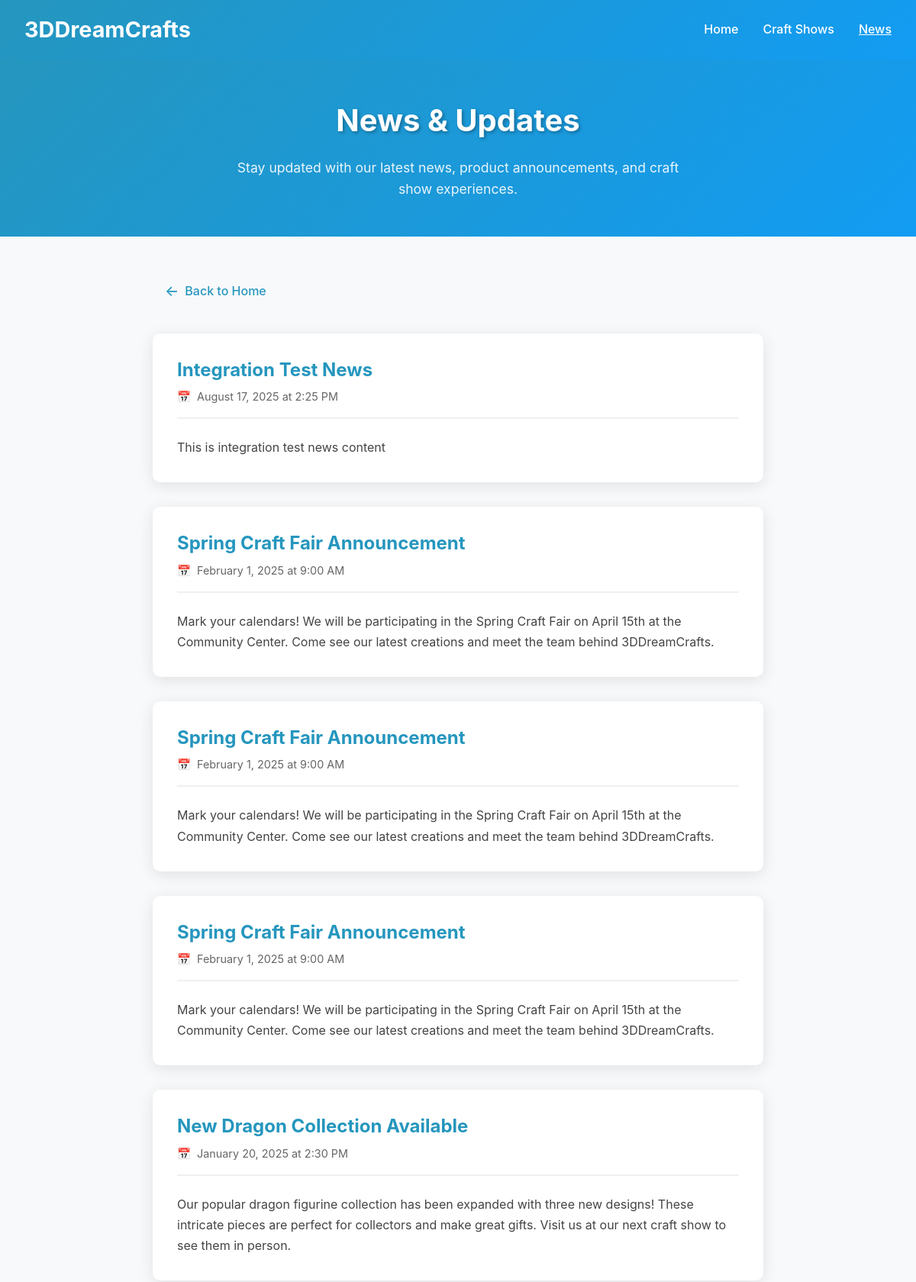
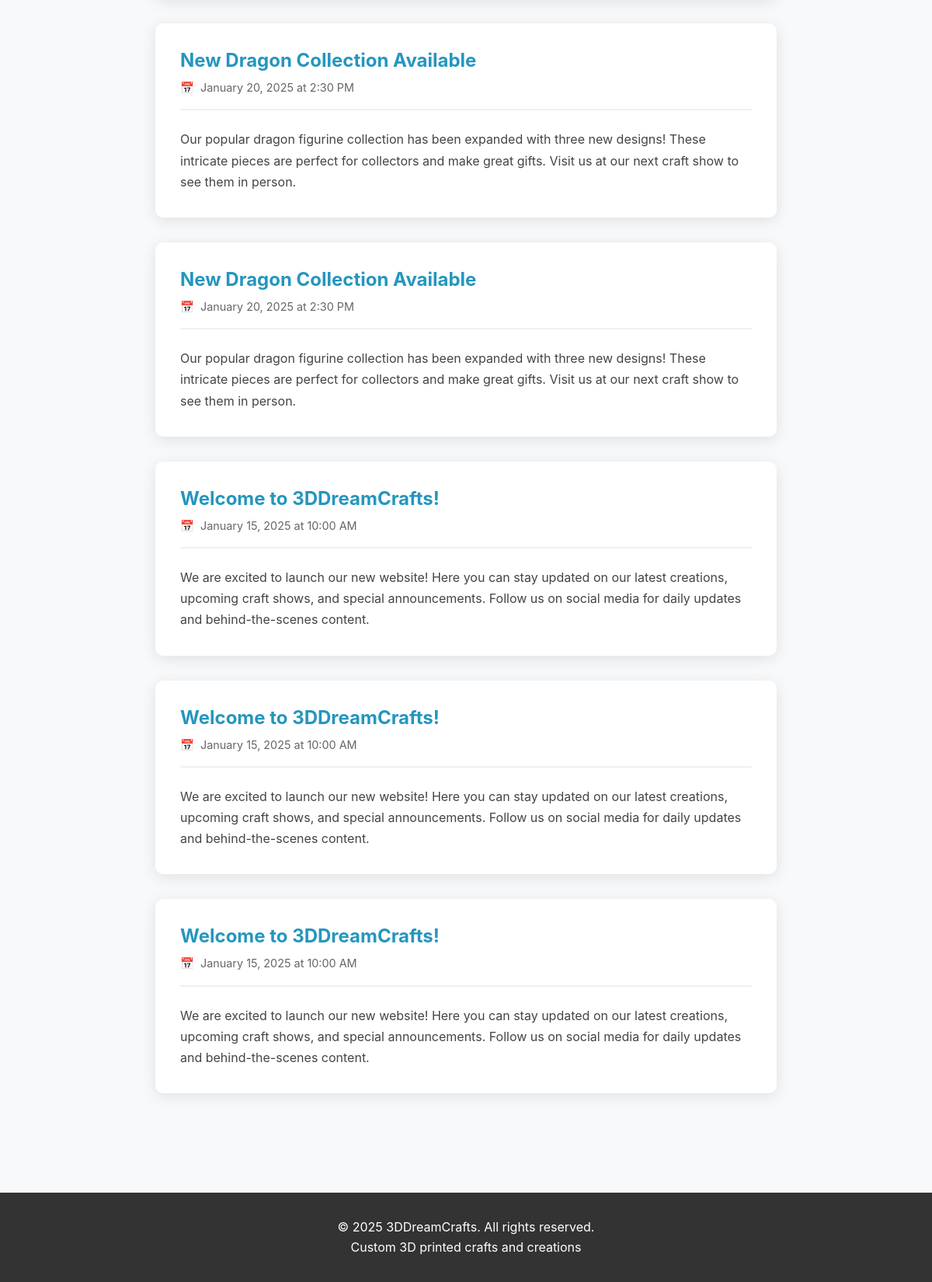
Page /news.php on the committed database (2 pictures, top to bottom).
### tables this page shows
CREATE TABLE news_articles (
            id INTEGER PRIMARY KEY AUTOINCREMENT,
            title TEXT NOT NULL,
            content TEXT NOT NULL,
            published_date DATETIME DEFAULT CURRENT_TIMESTAMP,
            is_published BOOLEAN DEFAULT 1,
            created_at DATETIME DEFAULT CURRENT_TIMESTAMP,
            updated_at DATETIME DEFAULT CURRENT_TIMESTAMP
        );

### includes/database.php (called while the page is built, shortened)
<?php
require_once __DIR__ . '/config.php';
class DatabaseManager {
    private static $instance = null;
    private $connection = null;
    public static function getInstance() {
        if (self::$instance === null) {
            self::$instance = new self();
        }
        return self::$instance;
    }
    private function connect() {
        try {
            $dbDir = dirname(DB_PATH);
            $this->connection = new PDO('sqlite:' . DB_PATH);
            $this->connection->setAttribute(PDO::ATTR_ERRMODE, PDO::ERRMODE_EXCEPTION);
            $this->connection->exec('PRAGMA foreign_keys = ON');
            $this->connection->exec('PRAGMA journal_mode = WAL');
            $this->connection->exec('PRAGMA synchronous = NORMAL');
        } catch (PDOException $e) {
            throw new Exception("Database connection failed: " . $e->getMessage());
        }
    }
    public function query($sql, $params = []) {
        try {
            $stmt = $this->connection->prepare($sql);
            $stmt->execute($params);
            return $stmt->fetchAll(PDO::FETCH_ASSOC);
        } catch (PDOException $e) {
            $this->logError("Query failed", $sql, $params, $e);
            throw new Exception("Database query failed: " . $e->getMessage());
        }
    }
    public function queryOne($sql, $params = []) {
        $result = $this->query($sql, $params);
        return !empty($result) ? $result[0] : null;
    }
}

### includes/config.php (called while the page is built, shortened)
<?php
class ConfigManager {
    private static $instance = null;
    private $settings = [];
    private $loaded = false;
    public static function getInstance() {
        if (self::$instance === null) {
            self::$instance = new self();
        }
        return self::$instance;
    }
    public function loadSettings() {
        if ($this->loaded) {
            return;
        }
        try {
            $db = DatabaseManager::getInstance();
            $result = $db->query("SELECT setting_name, setting_value FROM settings");
            foreach ($result as $row) {
                $this->settings[$row['setting_name']] = $row['setting_value'];
            }
            $this->loaded = true;
        } catch (Exception $e) {
            $this->loadDefaultSettings();
        }
    }
    public function get($key, $default = null) {
        return isset($this->settings[$key]) ? $this->settings[$key] : $default;
    }
}
?>

### includes/cache.php (called while the page is built, shortened)
<?php
class CacheManager {
    private static $instance = null;
    private $cacheDir;
    private function __construct() {
        $this->cacheDir = __DIR__ . '/../cache/';
    }
    public static function getInstance() {
        if (self::$instance === null) {
            self::$instance = new self();
        }
        return self::$instance;
    }
    private function ensureCacheDirectory() {
        $htaccessPath = $this->cacheDir . '.htaccess';
    }
    private function generateKey($key) {
        return md5($key);
    }
    private function getCacheFilePath($key) {
        return $this->cacheDir . $this->generateKey($key) . '.cache';
    }
    public function set($key, $data, $ttl = null) {
        try {
            $cacheData = [
                'data' => $data,
                'expires' => time() + $ttl,
                'created' => time()
            ];
            $filePath = $this->getCacheFilePath($key);
            $serialized = serialize($cacheData);
            $tempPath = $filePath . '.tmp';
            if (file_put_contents($tempPath, $serialized, LOCK_EX) !== false) {
                return rename($tempPath, $filePath);
            }
            return false;
        } catch (Exception $e) {
            error_log("Cache set failed for key '$key': " . $e->getMessage());
            return false;
        }
    }
    public function get($key) {
        try {
            $filePath = $this->getCacheFilePath($key);
            if (!file_exists($filePath)) {
                return null;
            }
            $content = file_get_contents($filePath);
            $cacheData = unserialize($content);
            return $cacheData['data'];
        } catch (Exception $e) {
            error_log("Cache get failed for key '$key': " . $e->getMessage());
            return null;
        }
    }
    public function remember($key, $callback, $ttl = null) {
        $data = $this->get($key);
        $data = $callback();
        return $data;
    }
}
class ContentCache {
    private $cache;
    private $contentTTL = 1800;
    private $settingsTTL = 3600;
    public function __construct() {
        $this->cache = CacheManager::getInstance();
    }
    public function getNewsWithPagination($callback, $page = 1, $perPage = 10) {
        $key = "news_page_{$page}_{$perPage}";
        return $this->cache->remember($key, $callback, $this->contentTTL);
    }
    public function getSettings($callback) {
        return $this->cache->remember('site_settings', $callback, $this->settingsTTL);
    }
}

### includes/content.php (called while the page is built, shortened)
<?php
require_once __DIR__ . '/database.php';
require_once __DIR__ . '/config.php';
require_once __DIR__ . '/cache.php';
class ContentManager {
    protected $db;
    protected $config;
    protected $contentCache;
    public function __construct() {
        $this->db = DatabaseManager::getInstance();
        $this->config = ConfigManager::getInstance();
        $this->contentCache = new ContentCache();
    }
    public function getNewsWithPagination($page = 1, $perPage = null) {
        if ($perPage === null) {
            $perPage = (int)$this->config->get('items_per_page', ITEMS_PER_PAGE);
        }
        return $this->contentCache->getNewsWithPagination(function() use ($page, $perPage) {
            $offset = ($page - 1) * $perPage;
            try {
                $countSql = "SELECT COUNT(*) as total FROM news_articles WHERE is_published = 1";
                $countResult = $this->db->queryOne($countSql);
                $totalItems = $countResult ? (int)$countResult['total'] : 0;
                $totalPages = ceil($totalItems / $perPage);
                $sql = "SELECT id, title, content, published_date, is_published, created_at, updated_at
                        FROM news_articles
                        WHERE is_published = 1
                        ORDER BY published_date DESC
                        LIMIT ? OFFSET ?";
                $articles = $this->db->query($sql, [$perPage, $offset]);
                return [
                    'articles' => $articles,
                    'current_page' => $page,
                    'total_pages' => $totalPages,
                    'total_items' => $totalItems,
                    'per_page' => $perPage
                ];
            } catch (Exception $e) {
                error_log("ContentManager::getNewsWithPagination() failed: " . $e->getMessage());
                return [
                    'articles' => [],
                    'current_page' => 1,
                    'total_pages' => 0,
                    'total_items' => 0,
                    'per_page' => $perPage
                ];
            }
        }, $page, $perPage);
    }
    public function getSettings() {
        return $this->contentCache->getSettings(function() {
            try {
                $this->config->loadSettings();
                return [
                    'site_title' => $this->config->get('site_title', SITE_NAME),
                    'theme_color' => $this->config->get('theme_color', '#2563eb'),
                    'accent_color' => $this->config->get('accent_color', '#dc2626'),
                    'font_family' => $this->config->get('font_family', 'Arial, sans-serif'),
                    'facebook_url' => $this->config->get('facebook_url', ''),
                    'instagram_url' => $this->config->get('instagram_url', ''),
                    'maintenance_mode' => (bool)$this->config->get('maintenance_mode', false)
                ];
            } catch (Exception $e) {
                error_log("ContentManager::getSettings() failed: " . $e->getMessage());
                return [
                    'site_title' => SITE_NAME,
                    'theme_color' => '#2563eb',
                    'accent_color' => '#dc2626',
                    'font_family' => 'Arial, sans-serif',
                    'facebook_url' => '',
                    'instagram_url' => '',
                    'maintenance_mode' => false
                ];
            }
        });
    }
}
?>

### public/news.php (the view, shortened to what this page needs)
<?php
require_once __DIR__ . '/../includes/config.php';
require_once __DIR__ . '/../includes/database.php';
require_once __DIR__ . '/../includes/content.php';
$contentManager = new ContentManager();
$settings = $contentManager->getSettings();
$page = (int)($_GET['page'] ?? 1);
$newsData = $contentManager->getNewsWithPagination($page);
$articles = $newsData['articles'];
$siteTitle = $settings['site_title'];
?>
<!DOCTYPE html>
<html lang="en">
<head>
    <link rel="stylesheet" href="/assets/css/main.css">
    <link rel="stylesheet" href="/assets/css/dynamic.php">
</head>
<body>
    <header class="header">
        <div class="nav-container">
            <a href="/" class="logo"><?php echo htmlspecialchars($siteTitle); ?></a>
            <nav>
                <ul class="nav-menu">
                    <li><a href="/">Home</a></li>
                    <li><a href="/shows.php">Craft Shows</a></li>
                    <li><a href="/news.php" class="active">News</a></li>
                </ul>
            </nav>
        </div>
    </header>
    <section class="page-header">
        <h1>News & Updates</h1>
        <p>Stay updated with our latest news, product announcements, and craft show experiences.</p>
    </section>
    <main class="container main-content">
        <a href="/" class="back-link">Back to Home</a>
        <?php if (!empty($articles)): ?>
            <?php foreach ($articles as $article): ?>
                <article class="news-article">
                    <header class="article-header">
                        <h2 class="article-title"><?php echo htmlspecialchars($article['title']); ?></h2>
                        <div class="article-date">
                            <?php echo date('F j, Y \a\t g:i A', strtotime($article['published_date'])); ?>
                        </div>
                    </header>
                    <div class="article-content">
                        <?php
                        $content = htmlspecialchars($article['content']);
                        $content = nl2br($content);
                        echo $content;
                        ?>
                    </div>
                </article>
            <?php endforeach; ?>
        <?php endif; ?>
    </main>
    <footer class="footer">
        <p>&copy; <?php echo date('Y'); ?> <?php echo htmlspecialchars($siteTitle); ?>. All rights reserved.</p>
        <p>Custom 3D printed crafts and creations</p>
    </footer>
</body>
</html>

### public/assets/css/main.css (style rules this page uses)
:root { --theme-color: #2596be; --accent-color: #dc2626; --font-family: -apple-system, BlinkMacSystemFont, 'Segoe UI', Roboto, sans-serif; --theme-color-light: #3bb5d9; --theme-color-dark: #1e7a9f; --accent-color-light: #ef4444; --accent-color-dark: #b91c1c; --text-on-theme: #ffffff; --text-on-accent: #ffffff; }
* { margin: 0; padding: 0; box-sizing: border-box; }
body { font-family: var(--font-family); line-height: 1.6; color: #333; background: #f8f9fa; }
.container { max-width: 1200px; margin: 0 auto; padding: 0 2rem; }

### rows in the picture
news_articles: title "Integration Test News", published_date "August 17, 2025 at 2:25 PM", content "This is integration test news content"
news_articles: title "Spring Craft Fair Announcement", published_date "February 1, 2025 at 9:00 AM", content "Mark your calendars! We will be participating in the Spring Craft Fair on April 15th at the Community Center. Come see our latest creations and meet the team behind 3DDreamCrafts."
news_articles: title "Spring Craft Fair Announcement", published_date "February 1, 2025 at 9:00 AM", content "Mark your calendars! We will be participating in the Spring Craft Fair on April 15th at the Community Center. Come see our latest creations and meet the team behind 3DDreamCrafts."
news_articles: title "Spring Craft Fair Announcement", published_date "February 1, 2025 at 9:00 AM", content "Mark your calendars! We will be participating in the Spring Craft Fair on April 15th at the Community Center. Come see our latest creations and meet the team behind 3DDreamCrafts."
news_articles: title "New Dragon Collection Available", published_date "January 20, 2025 at 2:30 PM", content "Our popular dragon figurine collection has been expanded with three new designs! These intricate pieces are perfect for collectors and make great gifts. Visit us at our next craft show to see them in person."
news_articles: title "New Dragon Collection Available", published_date "January 20, 2025 at 2:30 PM", content "Our popular dragon figurine collection has been expanded with three new designs! These intricate pieces are perfect for collectors and make great gifts. Visit us at our next craft show to see them in person."
news_articles: title "New Dragon Collection Available", published_date "January 20, 2025 at 2:30 PM", content "Our popular dragon figurine collection has been expanded with three new designs! These intricate pieces are perfect for collectors and make great gifts. Visit us at our next craft show to see them in person."
news_articles: title "Welcome to 3DDreamCrafts!", published_date "January 15, 2025 at 10:00 AM", content "We are excited to launch our new website! Here you can stay updated on our latest creations, upcoming craft shows, and special announcements. Follow us on social media for daily updates and behind-the-scenes content."
news_articles: title "Welcome to 3DDreamCrafts!", published_date "January 15, 2025 at 10:00 AM", content "We are excited to launch our new website! Here you can stay updated on our latest creations, upcoming craft shows, and special announcements. Follow us on social media for daily updates and behind-the-scenes content."
news_articles: title "Welcome to 3DDreamCrafts!", published_date "January 15, 2025 at 10:00 AM", content "We are excited to launch our new website! Here you can stay updated on our latest creations, upcoming craft shows, and special announcements. Follow us on social media for daily updates and behind-the-scenes content."

### other values in the picture
$siteTitle "3DDreamCrafts"
